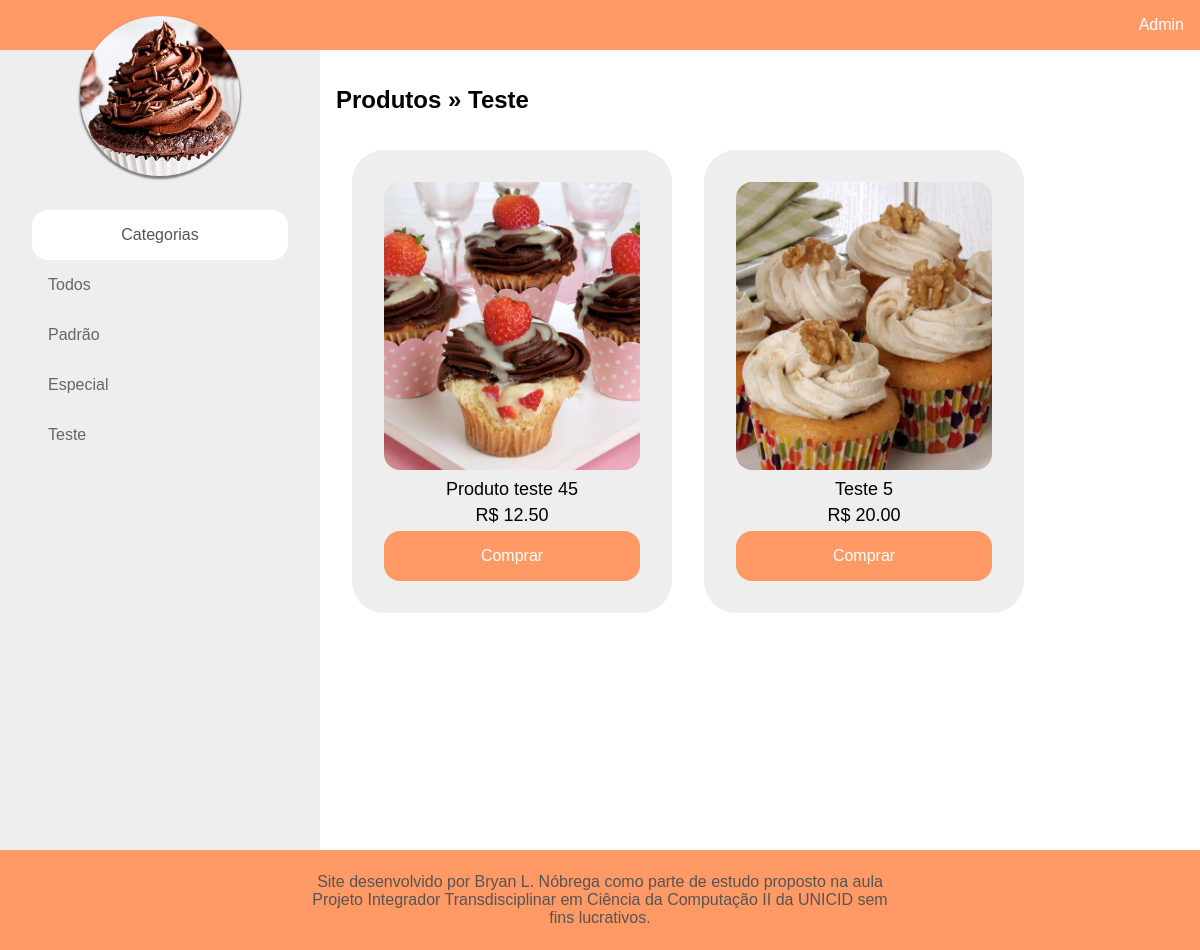
The page /Cupcakes/pages/filter.php?&categoria=Teste on the database its author committed.
### tables this page shows
CREATE TABLE `itens` (
  `id` int(8) NOT NULL,
  `name` char(50) NOT NULL,
  `description` text NOT NULL,
  `price` decimal(8,2) NOT NULL,
  `image` text NOT NULL,
  `categoria` char(40) NOT NULL
);

### Cupcakes/pages/filter.php (the view, shortened to what this page needs)
<!DOCTYPE html>
<html lang="pt-br">
    <?php
        include"header.php";
    ?>
        <section class="main-content">
            <?php
                $filter_categ = $_GET['categoria'];
            ?>
            <h1>Produtos &raquo; <?php echo $filter_categ;?></h1>
            <?php
                $produtos = mysqli_query($conexao, "SELECT id, name, description, price, image, categoria FROM itens WHERE categoria = '$filter_categ'")
                or die(mysqli_error($conexao));
                if(@mysql_num_rows == '0'){
                    echo "Não encontramos produtos no momento.";
                }else{
                    while($res_produtos=mysqli_fetch_array($produtos)){
                        $produto_id = $res_produtos[0];
                        $produto_name = $res_produtos[1];
                        $produto_price = $res_produtos[3];
                        $produto_image = $res_produtos[4];
            ?>
                        <div class="item-catalog">
                            <div class="img-catalog"><img src="../images/<?php echo $produto_image;?>" alt=""></div>
                            <label class="name-catalog"><?php echo $produto_name;?></label>
                            <label class="price-catalog">R$ <?php echo $produto_price;?></label>
                            <a href="produto.php?&amp;item=<?php echo $produto_id;?>"><button class="buy-catalog">Comprar</button></a>
                        </div>
            <?php
                    }
                }
            ?>
        </section>
    </div>
</body>
</html>

### Cupcakes/css/style.css (style rules this page uses)
:root { --main-color: #ff9965; --highlight-color: #FF8040; --link-color: #666666; --text1: #999999; --highligth-text: #ff4000; --input-text: #555555; --white-color: #FFFFFF; --point-list: #CCCCCC; --line-input: #D9D9D9; }
* { font-family: "Arial"; box-sizing: border-box; }
html, body { margin: 0; height: 100%; }
a { text-decoration: none; color: var(--link-color); }
.main-content { width: 100%; height: 100%; padding: 1em; }
.item-catalog { float: left; padding: 2em; margin: 1em; width: 20em; background-color: #eeeeee; border-radius: 2em; }
.item-catalog img { width: 100%; height: 18em; border-radius: 1em; object-fit: cover; }
.item-catalog label { display: block; text-align: center; font-size: large; margin: 5px; }
.buy-catalog { font-size: 16px; color: var(--white-color); padding: 0 20px; width: 100%; height: 50px; background-color: var(--main-color); border-radius: 1em; border: none; transition: all 0.2s; }
footer div { display: flex; align-items: center; justify-content: center; width: 100%; height: 100px; margin: 0; background-color: var(--main-color); font-size: 16px; color: var(--input-text); }
footer div label { width: 50%; text-align: center; }

### rows shown on the page
itens: image (picture), name "Produto teste 45", price "12.50"
itens: image (picture), name "Teste 5", price "20.00"

### other values the page prints
$categ_array[$i] "Padrão"
$categ_array[$i] "Especial"
$categ_array[$i] "Teste"
$filter_categ "Teste"
